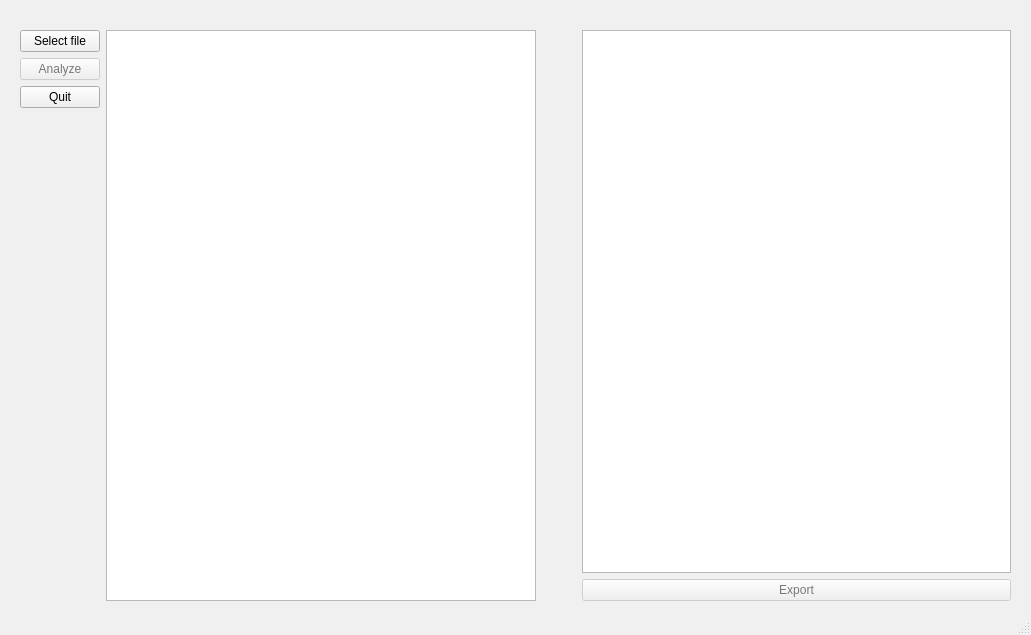
<?xml version="1.0" encoding="UTF-8"?>
<ui version="4.0">
 <class>MainWindow</class>
 <widget class="QMainWindow" name="MainWindow">
  <property name="enabled">
   <bool>true</bool>
  </property>
  <property name="geometry">
   <rect>
    <x>0</x>
    <y>0</y>
    <width>1031</width>
    <height>635</height>
   </rect>
  </property>
  <property name="palette">
   <palette>
    <active>
     <colorrole role="WindowText">
      <brush brushstyle="SolidPattern">
       <color alpha="255">
        <red>0</red>
        <green>0</green>
        <blue>0</blue>
       </color>
      </brush>
     </colorrole>
     <colorrole role="Button">
      <brush brushstyle="SolidPattern">
       <color alpha="255">
        <red>240</red>
        <green>240</green>
        <blue>240</blue>
       </color>
      </brush>
     </colorrole>
     <colorrole role="Light">
      <brush brushstyle="SolidPattern">
       <color alpha="255">
        <red>255</red>
        <green>85</green>
        <blue>127</blue>
       </color>
      </brush>
     </colorrole>
     <colorrole role="Midlight">
      <brush brushstyle="SolidPattern">
       <color alpha="255">
        <red>227</red>
        <green>227</green>
        <blue>227</blue>
       </color>
      </brush>
     </colorrole>
     <colorrole role="Dark">
      <brush brushstyle="SolidPattern">
       <color alpha="255">
        <red>160</red>
        <green>160</green>
        <blue>160</blue>
       </color>
      </brush>
     </colorrole>
     <colorrole role="Mid">
      <brush brushstyle="SolidPattern">
       <color alpha="255">
        <red>160</red>
        <green>160</green>
        <blue>160</blue>
       </color>
      </brush>
     </colorrole>
     <colorrole role="Text">
      <brush brushstyle="SolidPattern">
       <color alpha="255">
        <red>0</red>
        <green>0</green>
        <blue>0</blue>
       </color>
      </brush>
     </colorrole>
     <colorrole role="BrightText">
      <brush brushstyle="SolidPattern">
       <color alpha="255">
        <red>255</red>
        <green>255</green>
        <blue>255</blue>
       </color>
      </brush>
     </colorrole>
     <colorrole role="ButtonText">
      <brush brushstyle="SolidPattern">
       <color alpha="255">
        <red>0</red>
        <green>0</green>
        <blue>0</blue>
       </color>
      </brush>
     </colorrole>
     <colorrole role="Base">
      <brush brushstyle="SolidPattern">
       <color alpha="255">
        <red>255</red>
        <green>255</green>
        <blue>255</blue>
       </color>
      </brush>
     </colorrole>
     <colorrole role="Window">
      <brush brushstyle="SolidPattern">
       <color alpha="255">
        <red>249</red>
        <green>249</green>
        <blue>249</blue>
       </color>
      </brush>
     </colorrole>
     <colorrole role="Shadow">
      <brush brushstyle="SolidPattern">
       <color alpha="255">
        <red>105</red>
        <green>105</green>
        <blue>105</blue>
       </color>
      </brush>
     </colorrole>
     <colorrole role="Highlight">
      <brush brushstyle="SolidPattern">
       <color alpha="255">
        <red>0</red>
        <green>120</green>
        <blue>215</blue>
       </color>
      </brush>
     </colorrole>
     <colorrole role="HighlightedText">
      <brush brushstyle="SolidPattern">
       <color alpha="255">
        <red>255</red>
        <green>255</green>
        <blue>255</blue>
       </color>
      </brush>
     </colorrole>
     <colorrole role="Link">
      <brush brushstyle="SolidPattern">
       <color alpha="255">
        <red>0</red>
        <green>0</green>
        <blue>255</blue>
       </color>
      </brush>
     </colorrole>
     <colorrole role="LinkVisited">
      <brush brushstyle="SolidPattern">
       <color alpha="255">
        <red>255</red>
        <green>0</green>
        <blue>255</blue>
       </color>
      </brush>
     </colorrole>
     <colorrole role="AlternateBase">
      <brush brushstyle="SolidPattern">
       <color alpha="255">
        <red>245</red>
        <green>245</green>
        <blue>245</blue>
       </color>
      </brush>
     </colorrole>
     <colorrole role="NoRole">
      <brush brushstyle="SolidPattern">
       <color alpha="255">
        <red>0</red>
        <green>0</green>
        <blue>0</blue>
       </color>
      </brush>
     </colorrole>
     <colorrole role="ToolTipBase">
      <brush brushstyle="SolidPattern">
       <color alpha="255">
        <red>255</red>
        <green>255</green>
        <blue>220</blue>
       </color>
      </brush>
     </colorrole>
     <colorrole role="ToolTipText">
      <brush brushstyle="SolidPattern">
       <color alpha="255">
        <red>0</red>
        <green>0</green>
        <blue>0</blue>
       </color>
      </brush>
     </colorrole>
     <colorrole role="PlaceholderText">
      <brush brushstyle="SolidPattern">
       <color alpha="128">
        <red>0</red>
        <green>0</green>
        <blue>0</blue>
       </color>
      </brush>
     </colorrole>
    </active>
    <inactive>
     <colorrole role="WindowText">
      <brush brushstyle="SolidPattern">
       <color alpha="255">
        <red>0</red>
        <green>0</green>
        <blue>0</blue>
       </color>
      </brush>
     </colorrole>
     <colorrole role="Button">
      <brush brushstyle="SolidPattern">
       <color alpha="255">
        <red>240</red>
        <green>240</green>
        <blue>240</blue>
       </color>
      </brush>
     </colorrole>
     <colorrole role="Light">
      <brush brushstyle="SolidPattern">
       <color alpha="255">
        <red>255</red>
        <green>255</green>
        <blue>255</blue>
       </color>
      </brush>
     </colorrole>
     <colorrole role="Midlight">
      <brush brushstyle="SolidPattern">
       <color alpha="255">
        <red>227</red>
        <green>227</green>
        <blue>227</blue>
       </color>
      </brush>
     </colorrole>
     <colorrole role="Dark">
      <brush brushstyle="SolidPattern">
       <color alpha="255">
        <red>160</red>
        <green>160</green>
        <blue>160</blue>
       </color>
      </brush>
     </colorrole>
     <colorrole role="Mid">
      <brush brushstyle="SolidPattern">
       <color alpha="255">
        <red>160</red>
        <green>160</green>
        <blue>160</blue>
       </color>
      </brush>
     </colorrole>
     <colorrole role="Text">
      <brush brushstyle="SolidPattern">
       <color alpha="255">
        <red>0</red>
        <green>0</green>
        <blue>0</blue>
       </color>
      </brush>
     </colorrole>
     <colorrole role="BrightText">
      <brush brushstyle="SolidPattern">
       <color alpha="255">
        <red>255</red>
        <green>255</green>
        <blue>255</blue>
       </color>
      </brush>
     </colorrole>
     <colorrole role="ButtonText">
      <brush brushstyle="SolidPattern">
       <color alpha="255">
        <red>0</red>
        <green>0</green>
        <blue>0</blue>
       </color>
      </brush>
     </colorrole>
     <colorrole role="Base">
      <brush brushstyle="SolidPattern">
       <color alpha="255">
        <red>255</red>
        <green>255</green>
        <blue>255</blue>
       </color>
      </brush>
     </colorrole>
     <colorrole role="Window">
      <brush brushstyle="SolidPattern">
       <color alpha="255">
        <red>240</red>
        <green>240</green>
        <blue>240</blue>
       </color>
      </brush>
     </colorrole>
     <colorrole role="Shadow">
      <brush brushstyle="SolidPattern">
       <color alpha="255">
        <red>105</red>
        <green>105</green>
        <blue>105</blue>
       </color>
      </brush>
     </colorrole>
     <colorrole role="Highlight">
      <brush brushstyle="SolidPattern">
       <color alpha="255">
        <red>240</red>
        <green>240</green>
        <blue>240</blue>
       </color>
      </brush>
     </colorrole>
     <colorrole role="HighlightedText">
      <brush brushstyle="SolidPattern">
       <color alpha="255">
        <red>0</red>
        <green>0</green>
        <blue>0</blue>
       </color>
      </brush>
     </colorrole>
     <colorrole role="Link">
      <brush brushstyle="SolidPattern">
       <color alpha="255">
        <red>0</red>
        <green>0</green>
        <blue>255</blue>
       </color>
      </brush>
     </colorrole>
     <colorrole role="LinkVisited">
      <brush brushstyle="SolidPattern">
       <color alpha="255">
        <red>255</red>
        <green>0</green>
        <blue>255</blue>
       </color>
      </brush>
     </colorrole>
     <colorrole role="AlternateBase">
      <brush brushstyle="SolidPattern">
       <color alpha="255">
        <red>245</red>
        <green>245</green>
        <blue>245</blue>
       </color>
      </brush>
     </colorrole>
     <colorrole role="NoRole">
      <brush brushstyle="NoBrush">
       <color alpha="255">
        <red>0</red>
        <green>0</green>
        <blue>0</blue>
       </color>
      </brush>
     </colorrole>
     <colorrole role="ToolTipBase">
      <brush brushstyle="SolidPattern">
       <color alpha="255">
        <red>255</red>
        <green>255</green>
        <blue>220</blue>
       </color>
      </brush>
     </colorrole>
     <colorrole role="ToolTipText">
      <brush brushstyle="SolidPattern">
       <color alpha="255">
        <red>0</red>
        <green>0</green>
        <blue>0</blue>
       </color>
      </brush>
     </colorrole>
     <colorrole role="PlaceholderText">
      <brush brushstyle="SolidPattern">
       <color alpha="128">
        <red>0</red>
        <green>0</green>
        <blue>0</blue>
       </color>
      </brush>
     </colorrole>
    </inactive>
    <disabled>
     <colorrole role="WindowText">
      <brush brushstyle="SolidPattern">
       <color alpha="255">
        <red>120</red>
        <green>120</green>
        <blue>120</blue>
       </color>
      </brush>
     </colorrole>
     <colorrole role="Button">
      <brush brushstyle="SolidPattern">
       <color alpha="255">
        <red>240</red>
        <green>240</green>
        <blue>240</blue>
       </color>
      </brush>
     </colorrole>
     <colorrole role="Light">
      <brush brushstyle="SolidPattern">
       <color alpha="255">
        <red>255</red>
        <green>85</green>
        <blue>127</blue>
       </color>
      </brush>
     </colorrole>
     <colorrole role="Midlight">
      <brush brushstyle="SolidPattern">
       <color alpha="255">
        <red>247</red>
        <green>247</green>
        <blue>247</blue>
       </color>
      </brush>
     </colorrole>
     <colorrole role="Dark">
      <brush brushstyle="SolidPattern">
       <color alpha="255">
        <red>160</red>
        <green>160</green>
        <blue>160</blue>
       </color>
      </brush>
     </colorrole>
     <colorrole role="Mid">
      <brush brushstyle="SolidPattern">
       <color alpha="255">
        <red>160</red>
        <green>160</green>
        <blue>160</blue>
       </color>
      </brush>
     </colorrole>
     <colorrole role="Text">
      <brush brushstyle="SolidPattern">
       <color alpha="255">
        <red>120</red>
        <green>120</green>
        <blue>120</blue>
       </color>
      </brush>
     </colorrole>
     <colorrole role="BrightText">
      <brush brushstyle="SolidPattern">
       <color alpha="255">
        <red>255</red>
        <green>255</green>
        <blue>255</blue>
       </color>
      </brush>
     </colorrole>
     <colorrole role="ButtonText">
      <brush brushstyle="SolidPattern">
       <color alpha="255">
        <red>120</red>
        <green>120</green>
        <blue>120</blue>
       </color>
      </brush>
     </colorrole>
     <colorrole role="Base">
      <brush brushstyle="SolidPattern">
       <color alpha="255">
        <red>249</red>
        <green>249</green>
        <blue>249</blue>
       </color>
      </brush>
     </colorrole>
     <colorrole role="Window">
      <brush brushstyle="SolidPattern">
       <color alpha="255">
        <red>249</red>
        <green>249</green>
        <blue>249</blue>
       </color>
      </brush>
     </colorrole>
     <colorrole role="Shadow">
      <brush brushstyle="SolidPattern">
       <color alpha="255">
        <red>0</red>
        <green>0</green>
        <blue>0</blue>
       </color>
      </brush>
     </colorrole>
     <colorrole role="Highlight">
      <brush brushstyle="SolidPattern">
       <color alpha="255">
        <red>0</red>
        <green>120</green>
        <blue>215</blue>
       </color>
      </brush>
     </colorrole>
     <colorrole role="HighlightedText">
      <brush brushstyle="SolidPattern">
       <color alpha="255">
        <red>255</red>
        <green>255</green>
        <blue>255</blue>
       </color>
      </brush>
     </colorrole>
     <colorrole role="Link">
      <brush brushstyle="SolidPattern">
       <color alpha="255">
        <red>0</red>
        <green>0</green>
        <blue>255</blue>
       </color>
      </brush>
     </colorrole>
     <colorrole role="LinkVisited">
      <brush brushstyle="SolidPattern">
       <color alpha="255">
        <red>255</red>
        <green>0</green>
        <blue>255</blue>
       </color>
      </brush>
     </colorrole>
     <colorrole role="AlternateBase">
      <brush brushstyle="SolidPattern">
       <color alpha="255">
        <red>245</red>
        <green>245</green>
        <blue>245</blue>
       </color>
      </brush>
     </colorrole>
     <colorrole role="NoRole">
      <brush brushstyle="NoBrush">
       <color alpha="255">
        <red>0</red>
        <green>0</green>
        <blue>0</blue>
       </color>
      </brush>
     </colorrole>
     <colorrole role="ToolTipBase">
      <brush brushstyle="SolidPattern">
       <color alpha="255">
        <red>255</red>
        <green>255</green>
        <blue>220</blue>
       </color>
      </brush>
     </colorrole>
     <colorrole role="ToolTipText">
      <brush brushstyle="SolidPattern">
       <color alpha="255">
        <red>0</red>
        <green>0</green>
        <blue>0</blue>
       </color>
      </brush>
     </colorrole>
     <colorrole role="PlaceholderText">
      <brush brushstyle="SolidPattern">
       <color alpha="128">
        <red>0</red>
        <green>0</green>
        <blue>0</blue>
       </color>
      </brush>
     </colorrole>
    </disabled>
   </palette>
  </property>
  <property name="windowTitle">
   <string>MainWindow</string>
  </property>
  <widget class="QWidget" name="centralwidget">
   <widget class="QWidget" name="horizontalLayoutWidget_2">
    <property name="geometry">
     <rect>
      <x>20</x>
      <y>30</y>
      <width>991</width>
      <height>571</height>
     </rect>
    </property>
    <layout class="QHBoxLayout" name="horizontalLayout_2">
     <property name="sizeConstraint">
      <enum>QLayout::SetDefaultConstraint</enum>
     </property>
     <item>
      <layout class="QHBoxLayout" name="horizontalLayout">
       <item>
        <layout class="QVBoxLayout" name="verticalLayout_bottons">
         <item>
          <widget class="QPushButton" name="pushButton_selectfile">
           <property name="text">
            <string>Select file</string>
           </property>
          </widget>
         </item>
         <item>
          <widget class="QPushButton" name="pushButton_count">
           <property name="enabled">
            <bool>false</bool>
           </property>
           <property name="text">
            <string>Analyze</string>
           </property>
          </widget>
         </item>
         <item>
          <widget class="QPushButton" name="pushButton_quit">
           <property name="text">
            <string>Quit</string>
           </property>
          </widget>
         </item>
         <item>
          <spacer name="verticalSpacer">
           <property name="orientation">
            <enum>Qt::Vertical</enum>
           </property>
           <property name="sizeHint" stdset="0">
            <size>
             <width>20</width>
             <height>40</height>
            </size>
           </property>
          </spacer>
         </item>
        </layout>
       </item>
       <item>
        <layout class="QVBoxLayout" name="verticalLayout_3">
         <item>
          <widget class="QPlainTextEdit" name="plainTextEdit_text">
           <property name="font">
            <font>
             <pointsize>10</pointsize>
            </font>
           </property>
           <property name="cursor" stdset="0">
            <cursorShape>IBeamCursor</cursorShape>
           </property>
           <property name="readOnly">
            <bool>true</bool>
           </property>
          </widget>
         </item>
        </layout>
       </item>
       <item>
        <spacer name="horizontalSpacer">
         <property name="orientation">
          <enum>Qt::Horizontal</enum>
         </property>
         <property name="sizeType">
          <enum>QSizePolicy::Minimum</enum>
         </property>
         <property name="sizeHint" stdset="0">
          <size>
           <width>40</width>
           <height>20</height>
          </size>
         </property>
        </spacer>
       </item>
       <item>
        <layout class="QVBoxLayout" name="verticalLayout_2">
         <item>
          <widget class="QTableWidget" name="table">
           <property name="enabled">
            <bool>true</bool>
           </property>
           <property name="font">
            <font>
             <pointsize>10</pointsize>
            </font>
           </property>
           <property name="sizeAdjustPolicy">
            <enum>QAbstractScrollArea::AdjustIgnored</enum>
           </property>
           <property name="showGrid">
            <bool>true</bool>
           </property>
          </widget>
         </item>
         <item>
          <layout class="QGridLayout" name="gridLayout_chartView"/>
         </item>
         <item>
          <layout class="QVBoxLayout" name="verticalLayout">
           <item>
            <widget class="QPushButton" name="pushButton_export">
             <property name="enabled">
              <bool>false</bool>
             </property>
             <property name="text">
              <string>Export</string>
             </property>
            </widget>
           </item>
          </layout>
         </item>
        </layout>
       </item>
      </layout>
     </item>
    </layout>
   </widget>
   <widget class="QLabel" name="label_info">
    <property name="geometry">
     <rect>
      <x>130</x>
      <y>10</y>
      <width>414</width>
      <height>23</height>
     </rect>
    </property>
    <property name="font">
     <font>
      <pointsize>10</pointsize>
      <bold>true</bold>
     </font>
    </property>
    <property name="text">
     <string/>
    </property>
   </widget>
  </widget>
  <widget class="QStatusBar" name="statusbar"/>
 </widget>
 <resources/>
 <connections>
  <connection>
   <sender>pushButton_quit</sender>
   <signal>clicked()</signal>
   <receiver>MainWindow</receiver>
   <slot>close()</slot>
   <hints>
    <hint type="sourcelabel">
     <x>740</x>
     <y>530</y>
    </hint>
    <hint type="destinationlabel">
     <x>431</x>
     <y>299</y>
    </hint>
   </hints>
  </connection>
 </connections>
</ui>
